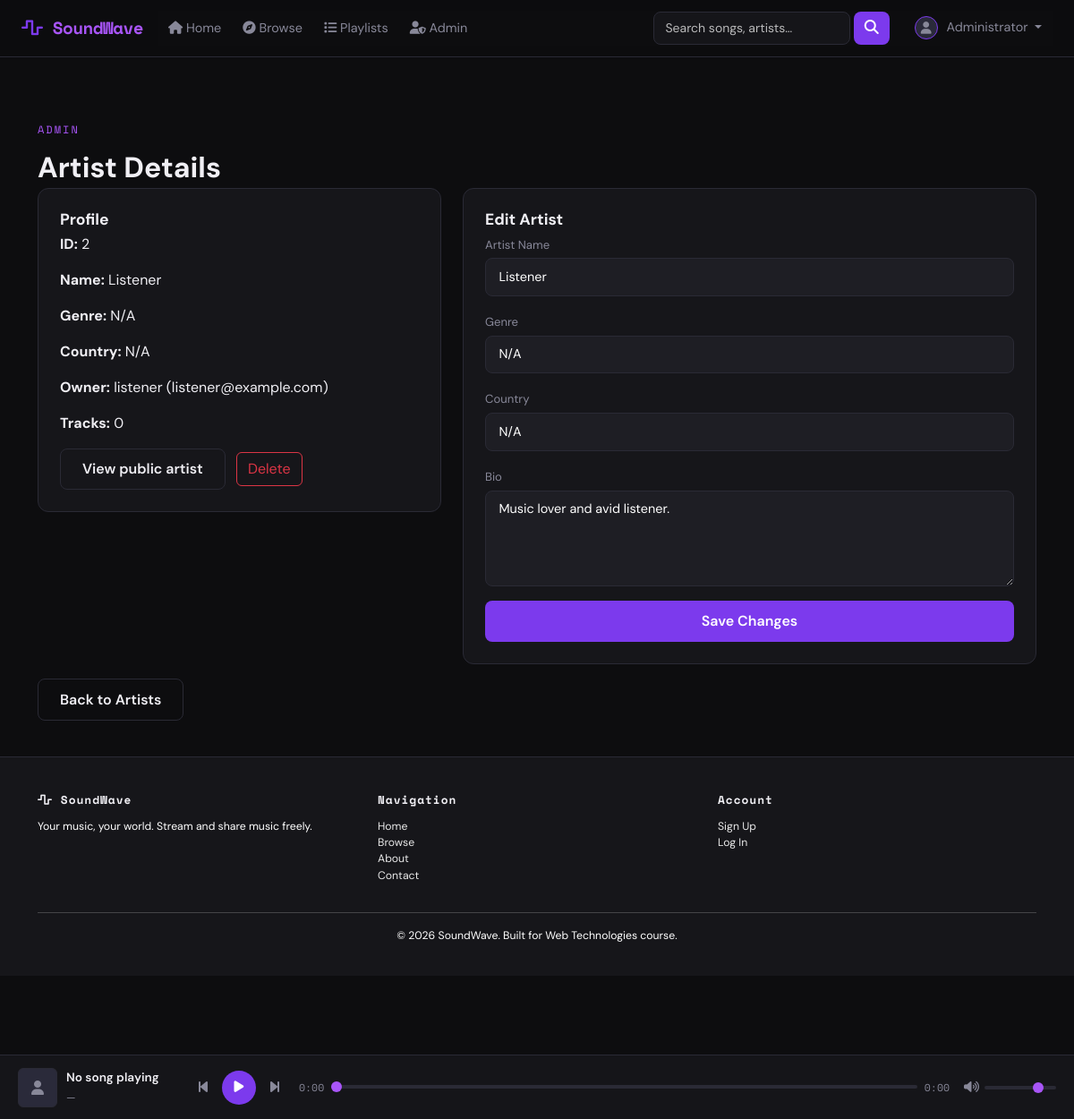
Page /admin_artist.php?id=2 (signed in) on the committed database.
### tables this page shows
CREATE TABLE users (
    id INT AUTO_INCREMENT PRIMARY KEY,
    username VARCHAR(50) NOT NULL UNIQUE,
    email VARCHAR(100) NOT NULL UNIQUE,
    password_hash VARCHAR(255) NOT NULL,
    display_name VARCHAR(100),
    avatar_url VARCHAR(255) DEFAULT 'uploads/covers/default_avatar.png',
    bio TEXT,
    role ENUM('listener', 'artist', 'admin') DEFAULT 'listener',
    account_status ENUM('active', 'suspended', 'banned') DEFAULT 'active',
    created_at TIMESTAMP DEFAULT CURRENT_TIMESTAMP,
    updated_at TIMESTAMP DEFAULT CURRENT_TIMESTAMP ON UPDATE CURRENT_TIMESTAMP
);

CREATE TABLE artists (
    id INT AUTO_INCREMENT PRIMARY KEY,
    user_id INT NOT NULL UNIQUE,
    artist_name VARCHAR(100) NOT NULL,
    genre VARCHAR(50),
    country VARCHAR(50),
    bio TEXT,
    cover_image VARCHAR(255),
    FOREIGN KEY (user_id) REFERENCES users(id) ON DELETE CASCADE
);

### includes/config.php (called while the page is built, shortened)
<?php
function getDB(): PDO {
    static $pdo = null;
    if ($pdo === null) {
        try {
            $dsn = 'mysql:host=' . DB_HOST . ';dbname=' . DB_NAME . ';charset=utf8mb4';
            $pdo = new PDO($dsn, DB_USER, DB_PASS, [
                PDO::ATTR_ERRMODE            => PDO::ERRMODE_EXCEPTION,
                PDO::ATTR_DEFAULT_FETCH_MODE => PDO::FETCH_ASSOC,
                PDO::ATTR_EMULATE_PREPARES   => false,
            ]);
        } catch (PDOException $e) {
            die(json_encode(['error' => 'Database connection failed.']));
        }
    }
    return $pdo;
}
function sanitize(string $input): string {
    return htmlspecialchars(trim($input), ENT_QUOTES, 'UTF-8');
}
function isLoggedIn(): bool {
    return isset($_SESSION['user_id']);
}
function currentUser(): ?array {
    $pdo = getDB();
    $stmt = $pdo->prepare('SELECT * FROM users WHERE id = ?');
    $stmt->execute([$_SESSION['user_id']]);
    return $stmt->fetch() ?: null;
}

### admin_artist.php (the view, shortened to what this page needs)
<?php
require_once 'includes/config.php';
$pdo = getDB();
$targetId = (int)($_GET['id'] ?? 0);
$stmt = $pdo->prepare('SELECT a.*, u.username AS owner_name, u.email AS owner_email FROM artists a JOIN users u ON a.user_id = u.id WHERE a.id = ?');
$stmt->execute([$targetId]);
$artist = $stmt->fetch();
$songCount = $pdo->prepare('SELECT COUNT(*) FROM songs WHERE artist_id = ? AND is_active = 1');
$songCount->execute([$targetId]);
$songCount = $songCount->fetchColumn();
require_once 'includes/header.php';
?>
<div class="container mt-5">
    <p class="section-title">Admin</p>
    <h1 class="page-title">Artist Details</h1>
    <div class="row gy-3">
        <div class="col-lg-5">
            <div class="sw-card">
                <h2 class="page-title" style="font-size:1.1rem;">Profile</h2>
                <p><strong>ID:</strong> <?= sanitize($artist['id']) ?></p>
                <p><strong>Name:</strong> <?= sanitize($artist['artist_name']) ?></p>
                <p><strong>Genre:</strong> <?= sanitize($artist['genre']) ?></p>
                <p><strong>Country:</strong> <?= sanitize($artist['country']) ?></p>
                <p><strong>Owner:</strong> <?= sanitize($artist['owner_name']) ?> (<?= sanitize($artist['owner_email']) ?>)</p>
                <p><strong>Tracks:</strong> <?= sanitize($songCount) ?></p>
                <div class="mt-3">
                    <a class="btn btn-outline-sw" href="artist.php?id=<?= sanitize($artist['id']) ?>">View public artist</a>
                    <form method="POST" action="admin_artist.php?id=<?= sanitize($artist['id']) ?>" style="display:inline; margin-left:0.5rem;" onsubmit="return confirm('Delete this artist and all related songs?');">
                        <button class="btn btn-outline-danger" type="submit">Delete</button>
                    </form>
                </div>
            </div>
        </div>
        <div class="col-lg-7">
            <div class="sw-card">
                <h2 class="page-title" style="font-size:1.1rem;">Edit Artist</h2>
                <form method="POST" action="admin_artist.php?id=<?= sanitize($artist['id']) ?>">
                    <div class="mb-3">
                        <label class="sw-label" for="artist_name">Artist Name</label>
                        <input class="form-control sw-input" type="text" id="artist_name" name="artist_name" value="<?= sanitize($artist['artist_name']) ?>" required>
                    </div>
                    <div class="mb-3">
                        <label class="sw-label" for="genre">Genre</label>
                        <input class="form-control sw-input" type="text" id="genre" name="genre" value="<?= sanitize($artist['genre']) ?>">
                    </div>
                    <div class="mb-3">
                        <label class="sw-label" for="country">Country</label>
                        <input class="form-control sw-input" type="text" id="country" name="country" value="<?= sanitize($artist['country']) ?>">
                    </div>
                    <div class="mb-3">
                        <label class="sw-label" for="bio">Bio</label>
                        <textarea class="form-control sw-input" id="bio" name="bio" rows="4"><?= sanitize($artist['bio']) ?></textarea>
                    </div>
                    <button class="btn-sw-primary" type="submit">Save Changes</button>
                </form>
            </div>
        </div>
    </div>
    <a class="btn btn-outline-sw mt-3" href="admin_artists.php">Back to Artists</a>
</div>
<?php require_once 'includes/footer.php'; ?>

### includes/header.php (shortened to what this page needs)
<?php
require_once __DIR__ . '/config.php';
$user = currentUser();
?>
<!DOCTYPE html>
<html lang="en">
<head>
    <link rel="stylesheet" href="https://cdn.jsdelivr.net/npm/bootstrap@5.3.2/dist/css/bootstrap.min.css">
    <link rel="stylesheet" href="https://cdnjs.cloudflare.com/ajax/libs/font-awesome/6.5.0/css/all.min.css">
    <link rel="stylesheet" href="<?= SITE_URL ?>/css/style.css">
</head>
<body>
<div id="player-bar" class="player-bar">
    <div class="player-inner">
        <div class="player-info">
            <div id="player-cover" class="player-cover player-cover-placeholder"><i class="fas fa-user"></i></div>
            <div>
                <a id="player-title" class="player-title player-link player-link-disabled" href="#">No song playing</a>
                <a id="player-artist" class="player-artist player-link player-link-disabled" href="#">—</a>
            </div>
        </div>
        <div class="player-controls">
            <button id="btn-prev" class="ctrl-btn"><i class="fas fa-step-backward"></i></button>
            <button id="btn-play" class="ctrl-btn play-btn"><i class="fas fa-play"></i></button>
            <button id="btn-next" class="ctrl-btn"><i class="fas fa-step-forward"></i></button>
        </div>
        <div class="player-progress-wrap">
            <span id="time-current">0:00</span>
            <input type="range" id="progress-bar" min="0" max="100" value="0" class="progress-range">
            <span id="time-total">0:00</span>
        </div>
        <div class="player-volume-wrap">
            <i class="fas fa-volume-up"></i>
            <input type="range" id="volume-bar" min="0" max="1" step="0.05" value="0.8" class="volume-range">
        </div>
    </div>
</div>
<nav class="navbar navbar-expand-lg sw-navbar">
    <div class="container-fluid px-4">
        <a class="navbar-brand sw-brand" href="<?= SITE_URL ?>/index.php">
            <i class="fas fa-wave-square"></i> SoundWave
        </a>
        <div class="collapse navbar-collapse" id="navbarMain">
            <ul class="navbar-nav me-auto mb-2 mb-lg-0">
                <li class="nav-item"><a class="nav-link" href="<?= SITE_URL ?>/index.php"><i class="fas fa-home"></i> Home</a></li>
                <li class="nav-item"><a class="nav-link" href="<?= SITE_URL ?>/browse.php"><i class="fas fa-compass"></i> Browse</a></li>
                <?php if (isLoggedIn()): ?>
                <li class="nav-item"><a class="nav-link" href="<?= SITE_URL ?>/playlists.php"><i class="fas fa-list"></i> Playlists</a></li>
                <?php if ($user && $user['role'] === 'admin'): ?>
                <li class="nav-item"><a class="nav-link" href="<?= SITE_URL ?>/admin.php"><i class="fas fa-user-shield"></i> Admin</a></li>
                <?php endif; ?>
                <?php endif; ?>
            </ul>
            <form class="d-flex me-3" action="<?= SITE_URL ?>/browse.php" method="GET">
                <input class="form-control sw-search" type="search" name="q" placeholder="Search songs, artists…" value="<?= isset($_GET['q']) ? sanitize($_GET['q']) : '' ?>">
                <button class="btn sw-search-btn ms-1" type="submit"><i class="fas fa-search"></i></button>
            </form>
            <ul class="navbar-nav">
                <?php if (isLoggedIn()): ?>
                <li class="nav-item dropdown">
                    <a class="nav-link dropdown-toggle sw-user-menu" href="#" data-bs-toggle="dropdown">
                        <?php if (!empty($user['avatar_url']) && $user['avatar_url'] !== 'uploads/covers/default_avatar.png'): ?>
                        <span class="position-relative d-inline-flex" style="width:26px;height:26px;">
                            <img src="<?= SITE_URL ?>/<?= sanitize($user['avatar_url']) ?>" class="sw-avatar-sm" alt="Avatar"
                                 onerror="this.style.display='none'; this.nextElementSibling.style.display='inline-flex';">
                            <span class="sw-avatar-sm sw-avatar-placeholder d-none"><i class="fas fa-user"></i></span>
                        </span>
                        <?php else: ?>
                        <span class="sw-avatar-sm sw-avatar-placeholder"><i class="fas fa-user"></i></span>
                        <?php endif; ?>
                        <?= sanitize($user['display_name'] ?? $user['username']) ?>
                    </a>
                </li>
                <?php else: ?>
                <li class="nav-item"><a class="nav-link sw-btn-login" href="<?= SITE_URL ?>/login.php">Log In</a></li>
                <li class="nav-item"><a class="nav-link sw-btn-register" href="<?= SITE_URL ?>/register.php">Sign Up</a></li>
                <?php endif; ?>
            </ul>
        </div>
    </div>
</nav>
<main class="main-content">

### rows in the picture
users: display_name "Administrator"
artists: id "2", artist_name "Listener", genre "N/A", country "N/A", user.username "listener", user.email "listener@example.com", bio "Music lover and avid listener."

### other values in the picture
$songCount "0"
